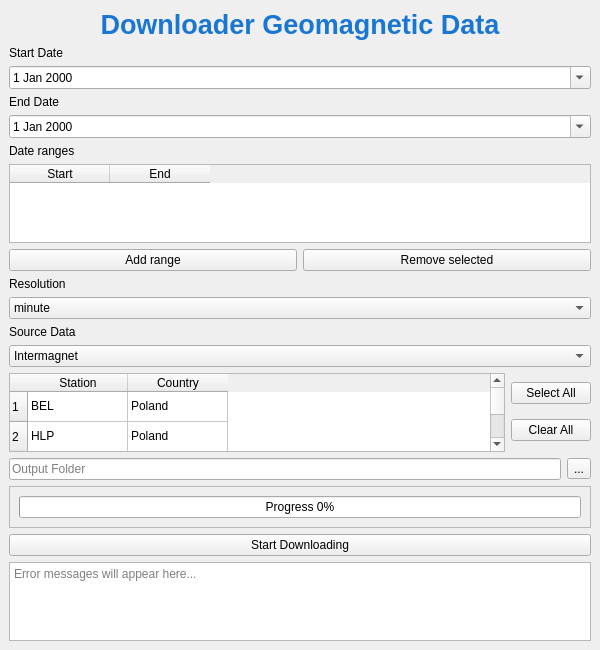
<?xml version="1.0" encoding="UTF-8"?>
<ui version="4.0">
 <class>MainWindow</class>
 <widget class="QMainWindow" name="MainWindow">
  <property name="geometry">
   <rect>
    <x>0</x>
    <y>0</y>
    <width>600</width>
    <height>650</height>
   </rect>
  </property>
  <property name="windowTitle">
   <string>Downloader Geomagnetic Data</string>
  </property>

  <widget class="QWidget" name="centralwidget">
   <layout class="QVBoxLayout" name="mainLayout">

    <!-- TITLE -->
    <item>
     <widget class="QLabel" name="Title">
      <property name="styleSheet">
       <string notr="true">font-size: 20pt; font-weight: bold; color: #1976d2;</string>
      </property>
      <property name="text">
       <string>Downloader Geomagnetic Data</string>
      </property>
      <property name="alignment">
       <set>Qt::AlignCenter</set>
      </property>
     </widget>
    </item>

    <!-- START DATE -->
    <item>
     <layout class="QVBoxLayout" name="startDateLayout">
      <item>
       <widget class="QLabel" name="StartDateLabel">
        <property name="text">
         <string>Start Date</string>
        </property>
       </widget>
      </item>
      <item>
       <widget class="QDateEdit" name="StartDateEdit">
        <property name="calendarPopup">
         <bool>true</bool>
        </property>
       </widget>
      </item>
     </layout>
    </item>

    <!-- END DATE -->
    <item>
     <layout class="QVBoxLayout" name="endDateLayout">
      <item>
       <widget class="QLabel" name="EndDateLabel">
        <property name="text">
         <string>End Date</string>
        </property>
       </widget>
      </item>
      <item>
       <widget class="QDateEdit" name="EndDateEdit">
        <property name="calendarPopup">
         <bool>true</bool>
        </property>
       </widget>
      </item>
     </layout>
    </item>

    <!-- DATE RANGES SECTION -->
    <item>
     <layout class="QVBoxLayout" name="dateRangesLayout">

      <item>
       <widget class="QLabel" name="DateRangesLabel">
        <property name="text">
         <string>Date ranges</string>
        </property>
       </widget>
      </item>

      <item>
       <widget class="QTableWidget" name="DateRangesTable">
        <property name="columnCount">
         <number>2</number>
        </property>
        <property name="rowCount">
         <number>0</number>
        </property>
        <column>
         <property name="text">
          <string>Start</string>
         </property>
        </column>
        <column>
         <property name="text">
          <string>End</string>
         </property>
        </column>
       </widget>
      </item>

      <item>
       <layout class="QHBoxLayout" name="dateRangesButtons">
        <item>
         <widget class="QPushButton" name="AddRangeButton">
          <property name="text">
           <string>Add range</string>
          </property>
         </widget>
        </item>
        <item>
         <widget class="QPushButton" name="RemoveRangeButton">
          <property name="text">
           <string>Remove selected</string>
          </property>
         </widget>
        </item>
       </layout>
      </item>

     </layout>
    </item>

    <!-- RESOLUTION -->
    <item>
     <layout class="QVBoxLayout" name="resolutionLayout">
      <item>
       <widget class="QLabel" name="ResolutionLabel">
        <property name="text">
         <string>Resolution</string>
        </property>
       </widget>
      </item>
      <item>
       <widget class="QComboBox" name="ResolutionComboBox">
        <item><property name="text"><string>minute</string></property></item>
        <item><property name="text"><string>second</string></property></item>
        <item><property name="text"><string>10-second</string></property></item>
       </widget>
      </item>
     </layout>
    </item>

    <!-- SOURCE -->
    <item>
     <layout class="QVBoxLayout" name="sourceLayout">
      <item>
       <widget class="QLabel" name="SourceDataLabel">
        <property name="text">
         <string>Source Data</string>
        </property>
       </widget>
      </item>
      <item>
       <widget class="QComboBox" name="SourceDataComboBox">
        <item><property name="text"><string>Intermagnet</string></property></item>
        <item><property name="text"><string>Image</string></property></item>
       </widget>
      </item>
     </layout>
    </item>

    <!-- STATIONS TABLE -->
    <item>
     <layout class="QHBoxLayout" name="countriesLayout">

      <item>
       <widget class="QTableWidget" name="CountriesTable">
        <property name="editTriggers"><set>QAbstractItemView::AnyKeyPressed</set></property>
        <property name="selectionMode"><enum>QAbstractItemView::MultiSelection</enum></property>
        <property name="selectionBehavior"><enum>QAbstractItemView::SelectRows</enum></property>
        <property name="sortingEnabled"><bool>true</bool></property>
        <property name="rowCount"><number>11</number></property>
        <property name="columnCount"><number>2</number></property>

        <column><property name="text"><string>Station</string></property></column>
        <column><property name="text"><string>Country</string></property></column>

        <item row="0" column="0"><property name="text"><string>BEL</string></property></item>
        <item row="0" column="1"><property name="text"><string>Poland</string></property></item>

        <item row="1" column="0"><property name="text"><string>HLP</string></property></item>
        <item row="1" column="1"><property name="text"><string>Poland</string></property></item>

        <item row="2" column="0"><property name="text"><string>KEV</string></property></item>
        <item row="2" column="1"><property name="text"><string>Finland</string></property></item>

        <item row="3" column="0"><property name="text"><string>SOD</string></property></item>
        <item row="3" column="1"><property name="text"><string>Finland</string></property></item>

        <item row="4" column="0"><property name="text"><string>OUJ</string></property></item>
        <item row="4" column="1"><property name="text"><string>Finland</string></property></item>

        <item row="5" column="0"><property name="text"><string>HAN</string></property></item>
        <item row="5" column="1"><property name="text"><string>Finland</string></property></item>

        <item row="6" column="0"><property name="text"><string>NUR</string></property></item>
        <item row="6" column="1"><property name="text"><string>Finland</string></property></item>

        <item row="7" column="0"><property name="text"><string>SUW</string></property></item>
        <item row="7" column="1"><property name="text"><string>Poland</string></property></item>

        <item row="8" column="0"><property name="text"><string>HRN</string></property></item>
        <item row="8" column="1"><property name="text"><string>Norway</string></property></item>

        <item row="9" column="0"><property name="text"><string>IVA</string></property></item>
        <item row="9" column="1"><property name="text"><string>Finland</string></property></item>

        <item row="10" column="0"><property name="text"><string>TAR</string></property></item>
        <item row="10" column="1"><property name="text"><string>Estonia</string></property></item>

       </widget>
      </item>

      <item>
       <layout class="QVBoxLayout" name="countriesButtonsLayout">
        <item><widget class="QPushButton" name="SelectAllButton"><property name="text"><string>Select All</string></property></widget></item>
        <item><widget class="QPushButton" name="ClearAllButton"><property name="text"><string>Clear All</string></property></widget></item>
       </layout>
      </item>

     </layout>
    </item>

    <!-- OUTPUT FOLDER -->
    <item>
     <layout class="QHBoxLayout" name="outputLayout">
      <item><widget class="QLineEdit" name="OutputLineEdit"><property name="placeholderText"><string>Output Folder</string></property></widget></item>
      <item><widget class="QToolButton" name="OutputButton"><property name="text"><string>...</string></property></widget></item>
     </layout>
    </item>

    <!-- PROGRESS BAR -->
    <item>
     <widget class="QFrame" name="progressFrame">
      <property name="frameShape"><enum>QFrame::StyledPanel</enum></property>
      <layout class="QVBoxLayout" name="progressLayout">
       <item>
        <widget class="QProgressBar" name="progressBar">
         <property name="value"><number>0</number></property>
         <property name="format"><string>Progress %p%</string></property>
        </widget>
       </item>
      </layout>
     </widget>
    </item>

    <!-- START BUTTON -->
    <item>
     <widget class="QPushButton" name="pushButton">
      <property name="text"><string>Start Downloading</string></property>
     </widget>
    </item>

    <!-- ERROR MESSAGES -->
    <item>
     <widget class="QTextEdit" name="ErrorMessages">
      <property name="readOnly"><bool>true</bool></property>
      <property name="placeholderText"><string>Error messages will appear here...</string></property>
     </widget>
    </item>

   </layout>
  </widget>

 </widget>
 <resources/>
 <connections/>
</ui>
